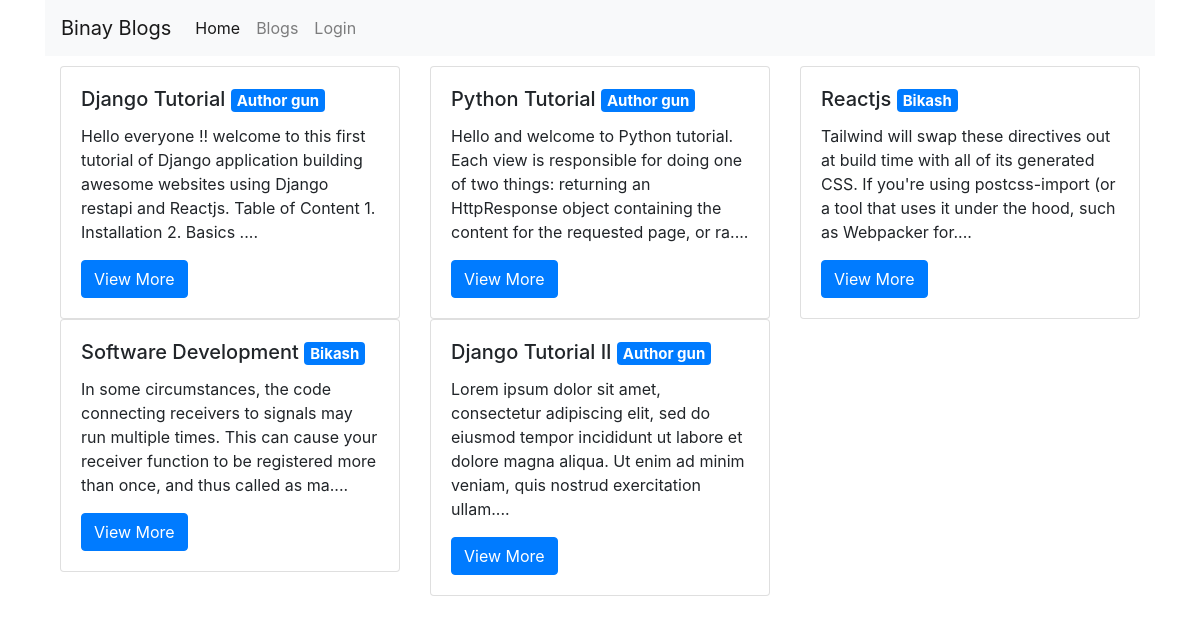
The page /blogs/ on the database as committed earlier.
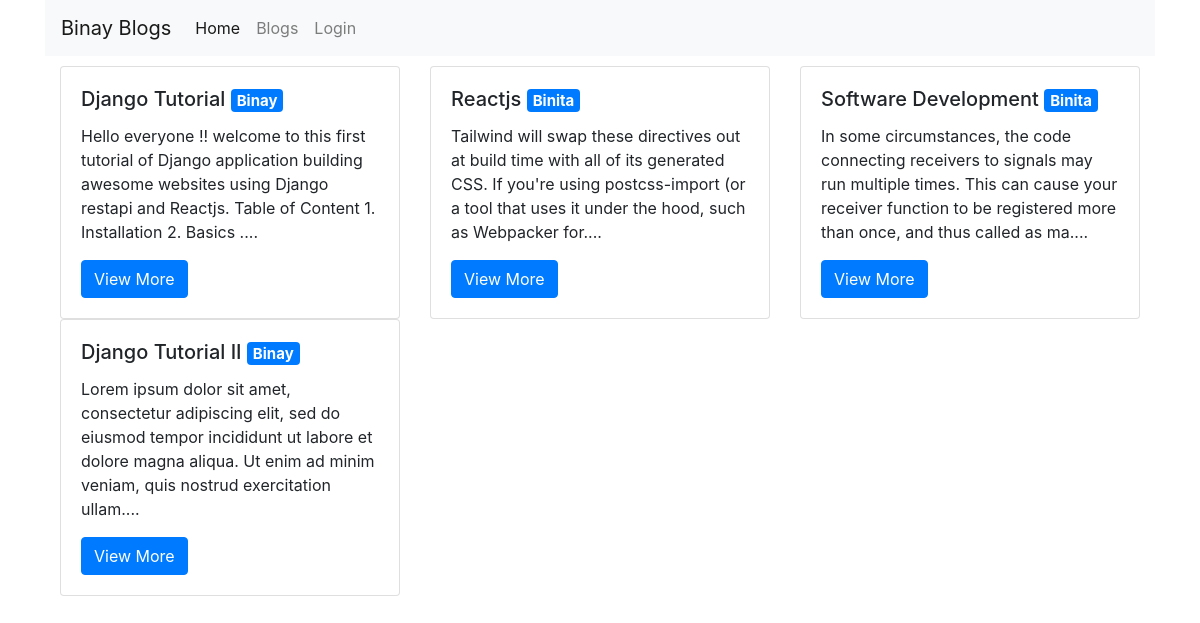
The same page on the database as committed later.
### blogs/models.py (models this page shows, shortened)
class DateInformation(models.Model):
    created_at = models.DateTimeField(auto_now_add=True)
    updated_at = models.DateTimeField(auto_now=True)

class Blog(DateInformation):
    title= models.CharField(max_length=300)
    body = models.TextField()
    author_id = models.ForeignKey(Author,on_delete=models.CASCADE)

class Author(models.Model):
    user = models.ForeignKey(User,on_delete=models.CASCADE)
    name = models.CharField(max_length=300)
    def __str__(self):
        return self.name

### blogs/views.py (the view)
# urls.py: path('',all_blogs,name="all_blogs"),
def all_blogs(request):
    blogs = Blog.objects.all()
    return render(request,'blogs/index.html',{'blogs':blogs})

### blogs/templates/blogs/index.html
{% extends 'myblogs/main.html' %}
{% block content%}
<div class="row" style="margin-top: 10px;">
    {% for blog in blogs %}
      <div class="col-md-4">
        <div class="card">
          <div class="card-body">
            <h5 class="card-title">{{blog.title}} <tr><span class="badge badge-primary">{{blog.author_id}}</span></tr></h5>
            <p class="card-text"> {{ blog.body|slice:180 }}....</p>
            <a href="{% url 'blog_detail' blog.id %}" class="btn btn-primary pull-right">View More</a>
          </div>
        </div>
      </div>
    {% endfor %}
  </div>
{% endblock content%}

### myblogs/templates/myblogs/main.html (shortened to what this page needs)
<!doctype html>
<html lang="en">
  <head>
    <link rel="stylesheet" href="https://stackpath.bootstrapcdn.com/bootstrap/4.5.0/css/bootstrap.min.css">
  </head>
  <body>
    <div class="container">
      <nav class="navbar navbar-expand-lg navbar-light bg-light">
        <a class="navbar-brand" href="{% url 'home' %}">Binay Blogs</a>
        <div class="collapse navbar-collapse" id="navbarSupportedContent">
          <ul class="navbar-nav mr-auto">
            <li class="nav-item active">
              <a class="nav-link" href="#">Home <span class="sr-only">(current)</span></a>
            </li>
            <li class="nav-item">
              <a class="nav-link" href="{% url 'all_blogs' %}">Blogs</a>
            </li>
            {% if request.user.is_authenticated %}
              <li class="nav-item pull-right">
                <a class="nav-link pull-right" href="{% url 'blog_create' %}">Write Blog</a>
              </li>
              <li class="nav-item pull-right">
                <a class="nav-link pull-right" href="{% url 'my_blogs' %}">My Blog</a>
              </li>
              <li class="nav-item pull-right">
                <a class="nav-link pull-right" href="{% url 'logout' %}">Log out</a>
              </li>
            {% else %}
              <li class="nav-item pull-right">
                <a class="nav-link pull-right" href="{% url 'login' %}">Login</a>
              </li>
            {% endif %}
        </div>
      </nav>
      <div class="container">
        {% block content%}
        {% endblock content%}
      </div>
    </div>
  </body>
</html>

Rows that differ between the two databases and show on the page:
removed Blog: title "Python Tutorial", author_id "Author gun", body "Hello and welcome to Python tutorial. Each view is responsible for doing one of two things: returning an HttpResponse object containing the content for the requested page, or ra"
changed through a linked row, Blog "Django Tutorial": author_id "Author gun" → "Binay"
changed through a linked row, Blog "Reactjs": author_id "Bikash" → "Binita"
changed through a linked row, Blog "Software Development": author_id "Bikash" → "Binita"
changed through a linked row, Blog "Django Tutorial II": author_id "Author gun" → "Binay"
